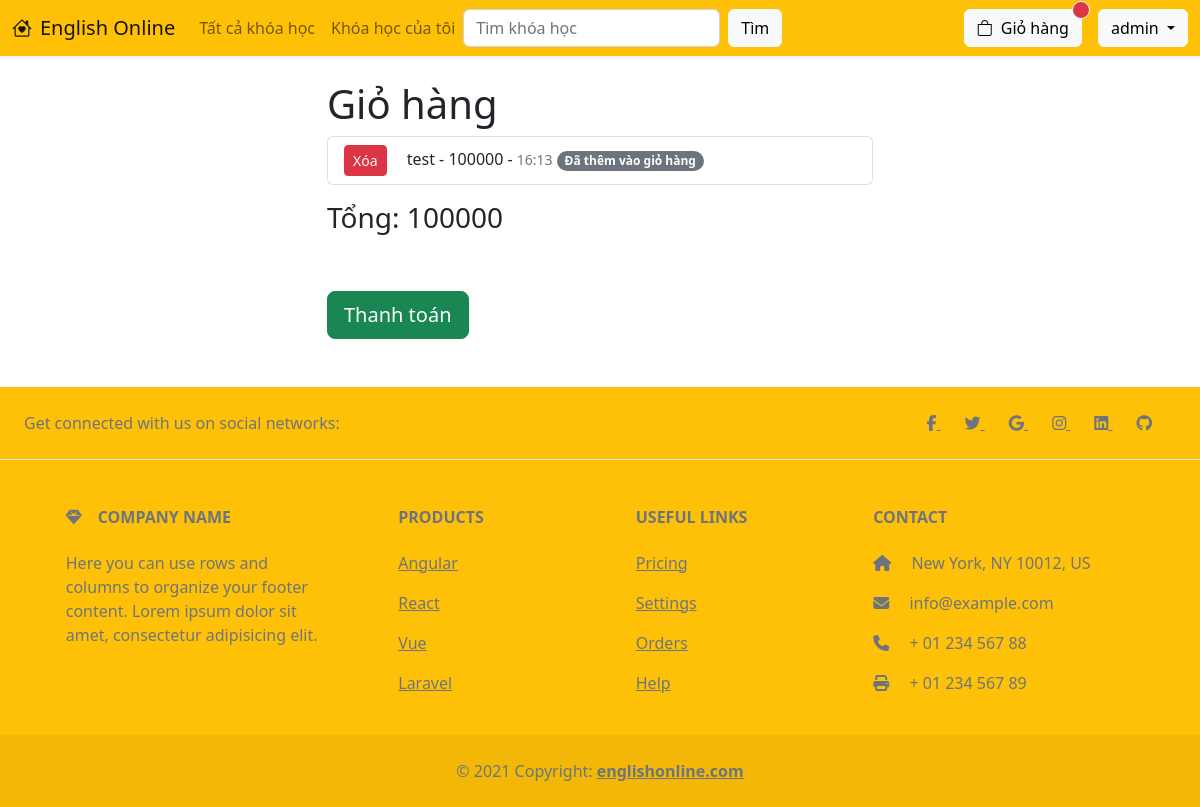
The app's page /cart/ (signed in), older data.
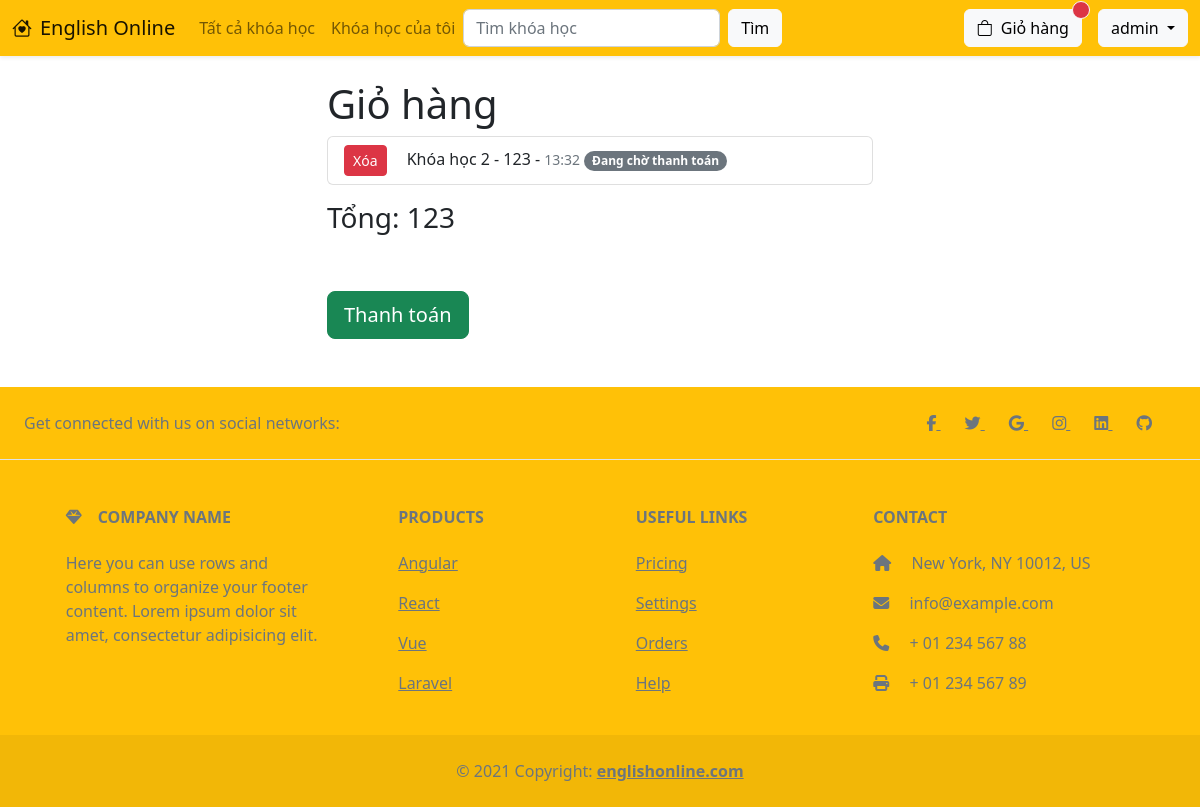
The same page, newer data.
### CM/models.py (models this page shows, shortened)
class UserCourse(models.Model):
    user = models.ForeignKey(User, on_delete=models.CASCADE)
    course = models.ForeignKey(Course, on_delete=models.CASCADE)
    time_added = models.TimeField(auto_now=True)
    STATUS_CHOICES = [
        ('added','Đã thêm vào giỏ hàng'),
        ('waiting', 'Đang chờ thanh toán'),
        ('purchased', 'Đã thanh toán')
    ]
    status = models.CharField(max_length=10, choices=STATUS_CHOICES, default='added')
    class Meta:
        unique_together = ['user', 'course']

class Course(models.Model):
    title = models.CharField(max_length=200)
    img = models.ImageField(upload_to='images/')
    descreption = models.CharField(max_length=1000)
    price = models.IntegerField()
    videos = models.ManyToManyField('Video', blank=True)

### CM/views.py (the view)
# urls.py: path('cart/', views.cart, name='cart'),
@login_required
def cart(request):
    carts = UserCourse.objects.filter(user=request.user).exclude(status='purchased')
    carts_price = sum(cart.course.price for cart in carts)
    context = {
        'carts': carts,
        'carts_price': carts_price
    }
    return render(request, 'cart.html', context)

### CM/templates/cart.html
{% extends 'base.html' %}
{% block content %}
<div class="container">
    <div class="row justify-content-center">
        <div class="col-lg-6 col-md-8 col-12">
            <h1>Giỏ hàng</h1>
            <ul class="list-group">
                {% for cart in carts %}
                <li class="list-group-item">
                    <a href="{% url 'remove_cart' cart.id %}" class="btn btn-sm btn-danger me-3" type="submit">Xóa</a>
                    {{cart.course.title}} - {{ cart.course.price }}  - <small class="text-muted">{{ cart.time_added }}</small>  <span class="badge rounded-pill text-bg-secondary">{{ cart.get_status_display }}</span> </li>
                {% endfor %}
              </ul>
              <h3 class="mt-3">Tổng: {{ carts_price }}</h3>
            <a href="{% url 'pay' %}" class="btn btn-lg btn-success mt-5">Thanh toán</a>
        </div>
    </div>
</div>
{% endblock %}

Row changes from the older to the newer data that the page shows:
removed UserCourse: course "test", course.price "100000", time_added "16:13", status "Đã thêm vào giỏ hàng"
added UserCourse: course "Khóa học 2", course.price "123", time_added "13:32", status "Đang chờ thanh toán"
Text that changed along with them:
{{ carts_price }}: "100000" → "123"
